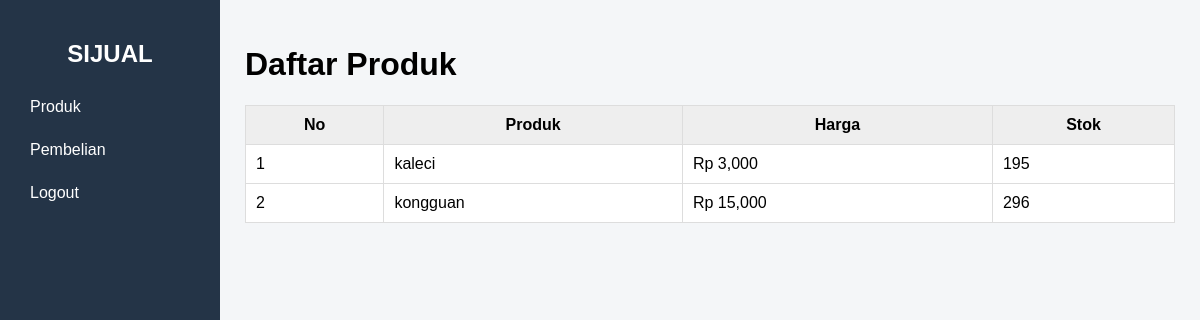
Screenshot of /pelanggan/produk.php (signed in) with the database file from the repository.
### tables this page shows
CREATE TABLE `tb_produk` (
  `id_produk` int(11) NOT NULL,
  `nama_produk` varchar(100) NOT NULL,
  `harga` decimal(12,2) NOT NULL,
  `stok` int(11) NOT NULL DEFAULT 0,
  `deskripsi` text DEFAULT NULL
);

### pelanggan/produk.php (the view, shortened to what this page needs)
<?php
include "../config/koneksi.php";
$data = mysqli_query(
    $koneksi,
    "SELECT * FROM tb_produk WHERE stok > 0"
);
?>
<!DOCTYPE html>
<html>
<head>
    <link rel="stylesheet" href="../css/style.css">
</head>
<body>
<div class="sidebar">
<h2>SIJUAL</h2>
<a href="produk.php">Produk</a>
<a href="pembelian.php">Pembelian</a>
<a href="../logout.php">Logout</a>
</div>
<div class="main">
<h1>Daftar Produk</h1>
<table>
<tr>
<th>No</th>
<th>Produk</th>
<th>Harga</th>
<th>Stok</th>
</tr>
<?php
$no = 1;
while ($p = mysqli_fetch_assoc($data)) {
?>
<tr>
<td><?= $no++; ?></td>
<td><?= $p['nama_produk']; ?></td>
<td>Rp <?= number_format($p['harga']); ?></td>
<td><?= $p['stok']; ?></td>
</tr>
<?php } ?>
</table>
</div>
</body>
</html>

### css/style.css (style rules this page uses)
* { box-sizing: border-box; }
body { margin: 0; font-family: Arial, sans-serif; background: #f4f6f8; }
.sidebar { width: 220px; height: 100vh; position: fixed; background: #243447; color: white; padding: 20px; }
.sidebar h2 { text-align: center; }
.sidebar a { display: block; color: white; text-decoration: none; padding: 10px; margin: 5px 0; }
.main { margin-left: 220px; padding: 25px; }
table { width: 100%; border-collapse: collapse; background: white; }
th, td { border: 1px solid #ddd; padding: 10px; }
th { background: #eee; }

### rows the page displays
tb_produk: nama_produk "kaleci", harga "3,000", stok "195"
tb_produk: nama_produk "kongguan", harga "15,000", stok "296"
